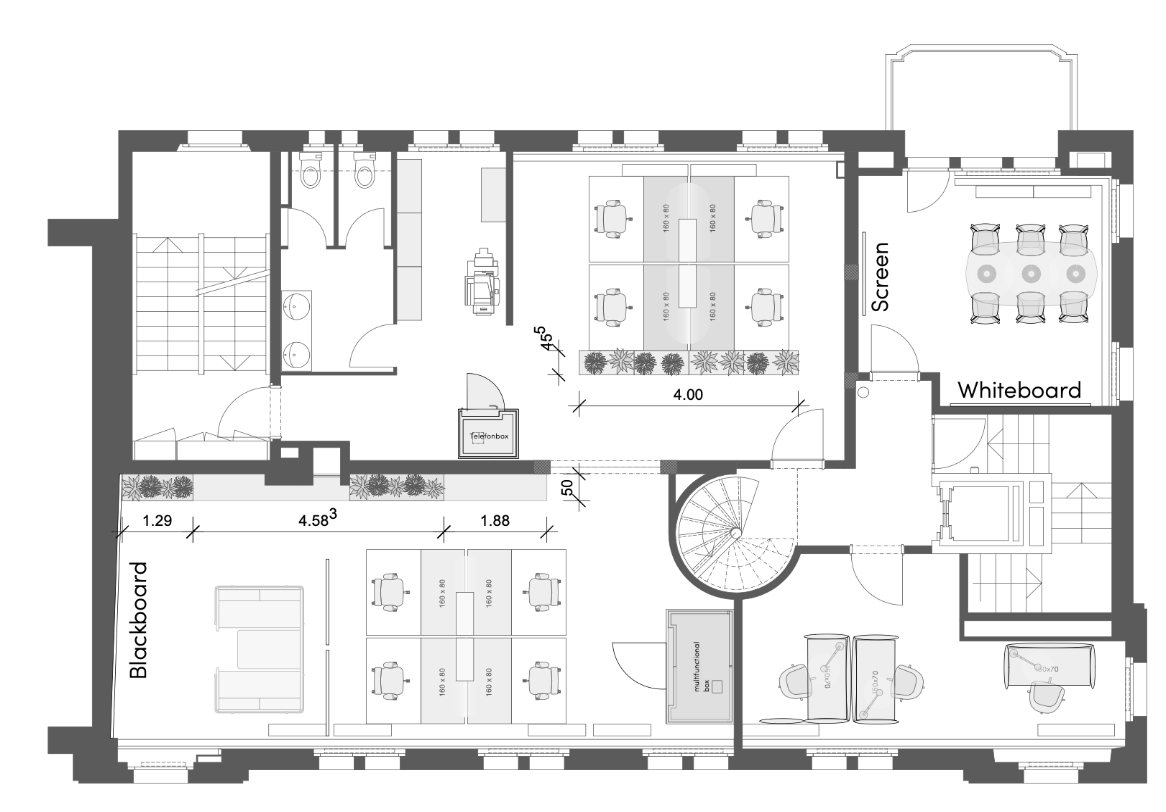
#> input picture backend/testing/vastu/test.png, 1166 x 812 px
$ python plan.py
#> lines starting #> are read from the running program, lines starting #| are printed output that depends on the picture; after the words box and inside, x2 and y2 are one past the last pixel; in counts of white or black regions, pixels touching at a corner belong together
import cv2
import numpy as np
import matplotlib.pyplot as plt


def detect_structure_boundary(
    image_path,
    show_steps=True
):
    """
    Detect the ACTUAL layout / structure boundary
    from architectural / factory drawings.
    """
#> called with image_path = './test.png', show_steps = True

    # --------------------------------------------------
    # 1️⃣ Read Image
    # --------------------------------------------------
    img = cv2.imread(image_path)
#> img is the input picture: shape (812, 1166, 3); min 0, max 255, mean 232.7
    if img is None:
        print(f"Image not found: {image_path}")
        return None

    img_rgb = cv2.cvtColor(img, cv2.COLOR_BGR2RGB)
    gray = cv2.cvtColor(img, cv2.COLOR_BGR2GRAY)
    h, w = gray.shape
#> h = 812; w = 1166

    if show_steps:
        plt.imshow(img_rgb)
        plt.title("Original Image")
        plt.axis("off")
        plt.show()

    # --------------------------------------------------
    # 2️⃣ Strong Binary Threshold (Blueprint Style)
    # --------------------------------------------------
    _, binary = cv2.threshold(
        gray,
        200,           # HIGH threshold → keeps thick lines
        255,
        cv2.THRESH_BINARY_INV
    )
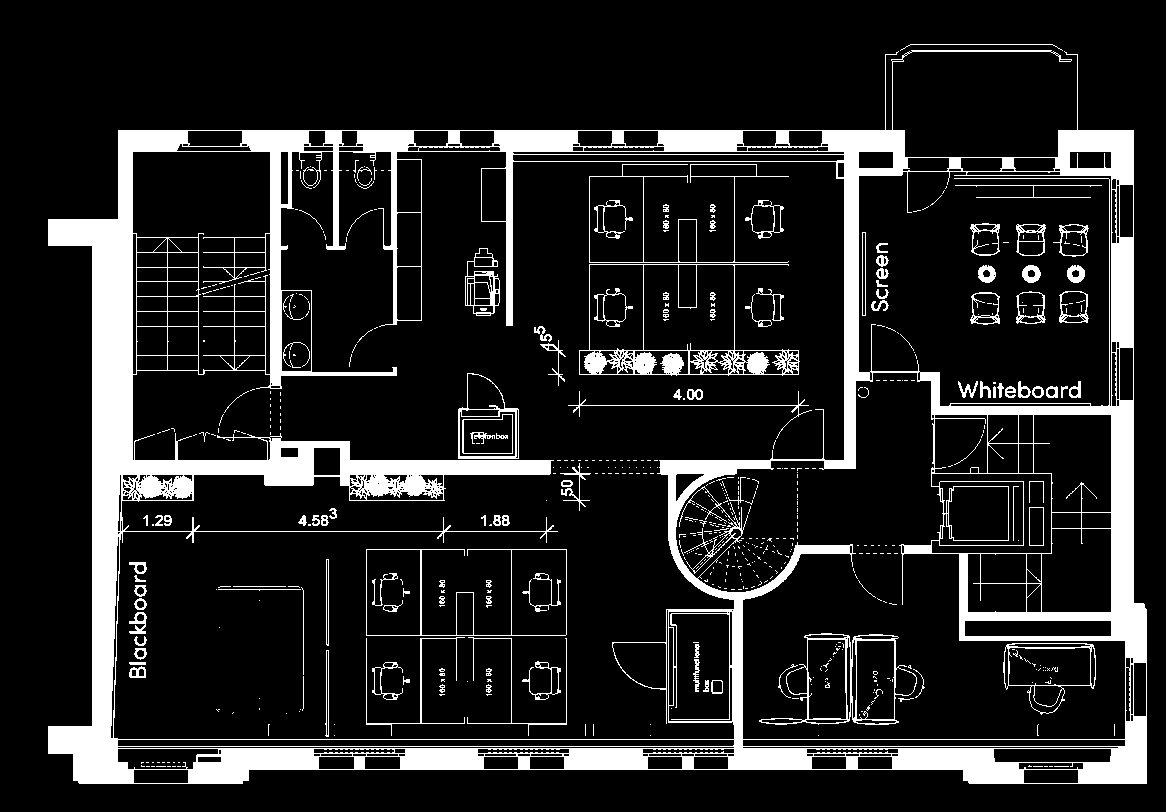
#> binary: shape (812, 1166); 14% white; 586 white regions (464 under 20 px), largest, box (x1, y1, x2, y2) and area: (48, 50, 1147, 784) 109351, (579, 264, 800, 376) 3796, (759, 633, 917, 725) 1620

    # --------------------------------------------------
    # 2.5️⃣ Mask Border (Sever Frame Connections)
    # --------------------------------------------------
    # Draw a black border around the image to cut connections
    # between the outer frame and the inner building
    margin = 15
    cv2.rectangle(binary, (0, 0), (w, margin), 0, -1)
    cv2.rectangle(binary, (0, h - margin), (w, h), 0, -1)
    cv2.rectangle(binary, (0, 0), (margin, h), 0, -1)
    cv2.rectangle(binary, (w - margin, 0), (w, h), 0, -1)

    if show_steps:
        plt.imshow(binary, cmap="gray")
        plt.title("Binary Threshold (Border Masked)")
        plt.axis("off")
        plt.show()

    # --------------------------------------------------
    # 3️⃣ Morphological Closing (Join Broken Walls)
    # --------------------------------------------------
    kernel = cv2.getStructuringElement(
        cv2.MORPH_RECT,
        (5, 5)          # Smaller kernel to avoid merging frame with walls
    )

    closed = cv2.morphologyEx(
        binary,
        cv2.MORPH_CLOSE,
        kernel,
        iterations=1
    )
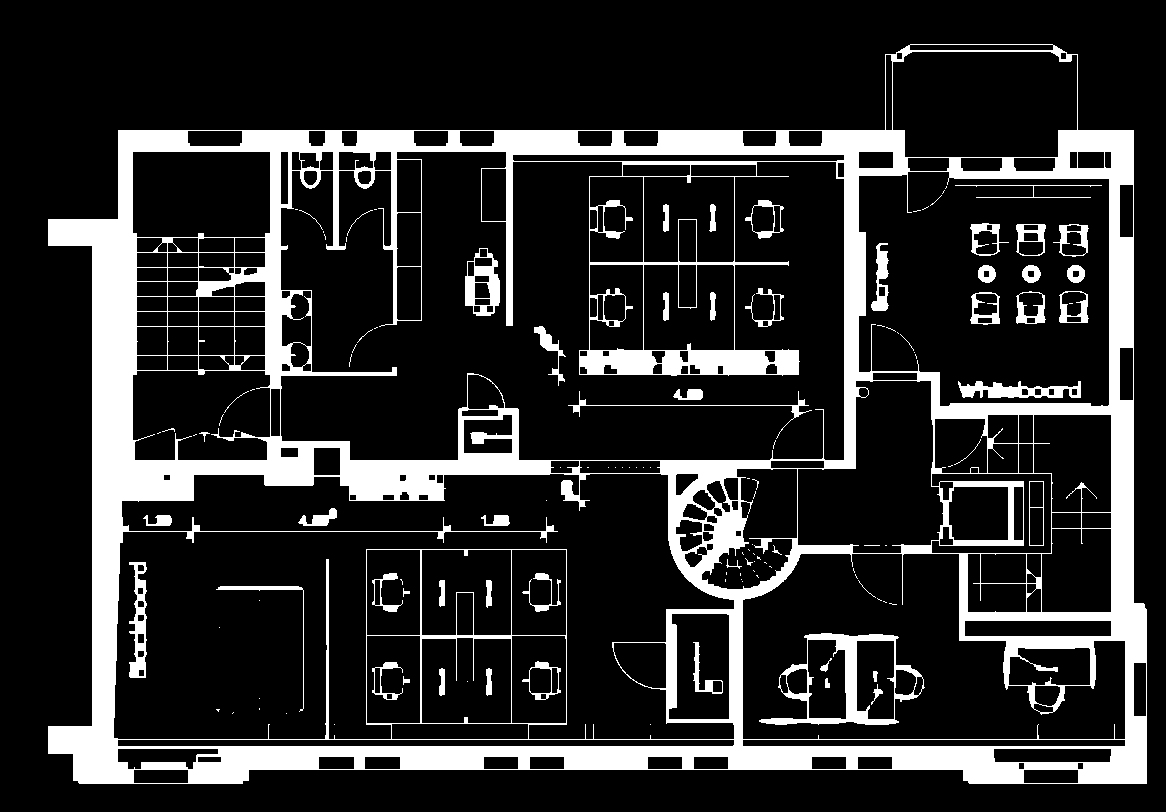
#> closed: shape (812, 1166); 16.9% white; 128 white regions (75 under 20 px)

    if show_steps:
        plt.imshow(closed, cmap="gray")
        plt.title("Morphological Closing (Boundary Joined)")
        plt.axis("off")
        plt.show()

    # --------------------------------------------------
    # 4️⃣ Find Contours
    # --------------------------------------------------
    contours, _ = cv2.findContours(
        closed,
        cv2.RETR_EXTERNAL,
        cv2.CHAIN_APPROX_SIMPLE
    )
#> contours = 1 contour; box (x1, y1, x2, y2) and area: (48, 44, 1147, 784) 688812

    # --------------------------------------------------
    # 5️⃣ Select REAL Structure Boundary (Aggregate)
    # --------------------------------------------------
    image_area = h * w
#> image_area = 946792
    valid_contours = []

    print(f"Total contours found: {len(contours)}")
#| Total contours found: 1

    for cnt in contours:
        area = cv2.contourArea(cnt)
        if area < image_area * 0.001:  # 0.1% area
            print(f"Rejected Small: Area={area:.1f} < {image_area*0.001:.1f}")
            continue

        x, y, cw, ch = cv2.boundingRect(cnt)
        bbox_area = cw * ch
        density = area / bbox_area if bbox_area > 0 else 0

        # 1. ❌ Reject Page Border (Frame)
        if x <= 10 or y <= 10 or (x + cw) >= (w - 10) or (y + ch) >= (h - 10):
            print(f"Rejected Border: BBox=({x},{y},{cw},{ch}) Image=({w}x{h})")
            continue

        # 2. ❌ Reject Thin Lines / Hollow Frames
        # A solid building block will have high density (e.g. > 0.5)
        # A thin frame line will have low density (e.g. < 0.1)
        if density < 0.1:
            print(f"Rejected Low Density (Frame): Density={density:.3f}, BBox=({cw}x{ch})")
            continue

        print(f"Accepted: Area={area:.1f}, Density={density:.3f}, BBox=({x},{y},{cw},{ch})")
        valid_contours.append(cnt)
#> this loop made 1 pass
#> (area, x, y, cw, ch, bbox_area, density) on pass 1: (688812.5, 48, 44, 1099, 740, 813260, 0.847)
#| Accepted: Area=688812.5, Density=0.847, BBox=(48,44,1099,740)
#> after the loop, valid_contours has the same summary as contours

    if not valid_contours:
        print("X Structure boundary not found (No valid internal contours)")
        return None

    # --------------------------------------------------
    # 6️⃣ Aggregate & Convex Hull
    # --------------------------------------------------
    # Combine all valid structural layouts into one set of points
    all_points = np.vstack(valid_contours)
#> all_points = contour of 75 points, box (x1, y1, x2, y2) (48, 44, 1147, 784), area 688812
    hull = cv2.convexHull(all_points)
#> hull = contour of 11 points, box (x1, y1, x2, y2) (48, 44, 1147, 784), area 760765

    print(f"Found {len(valid_contours)} valid structural components. Computed combined hull.")
#| Found 1 valid structural components. Computed combined hull.

    # --------------------------------------------------
    # 7️⃣ Draw Result
    # --------------------------------------------------
    result = img_rgb.copy()
    cv2.drawContours(result, [hull], -1, (255, 0, 0), 4)
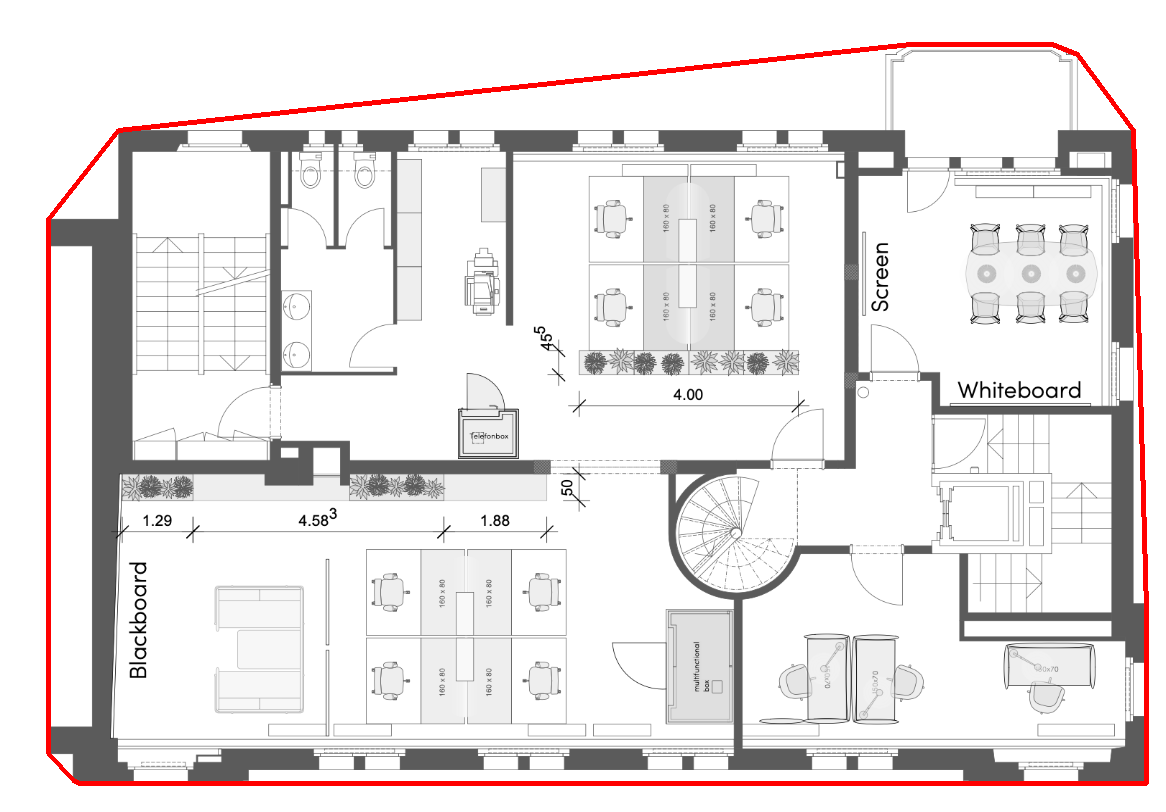
#> result: shape (812, 1166, 3); 1.82% of pixels changed, all inside (x1, y1, x2, y2) = (46, 42, 1149, 786)

    if show_steps:
        plt.imshow(result)
        plt.title("Detected STRUCTURE Boundary")
        plt.axis("off")
        plt.show()

    return hull


# ==================================================
# 🧪 RUN ON YOUR IMAGE
# ==================================================
if __name__ == "__main__":
    boundary = detect_structure_boundary(
        image_path="./test.png",
        show_steps=True
    )
#> boundary has the same summary as hull in detect_structure_boundary

    print("Structure boundary detected")
